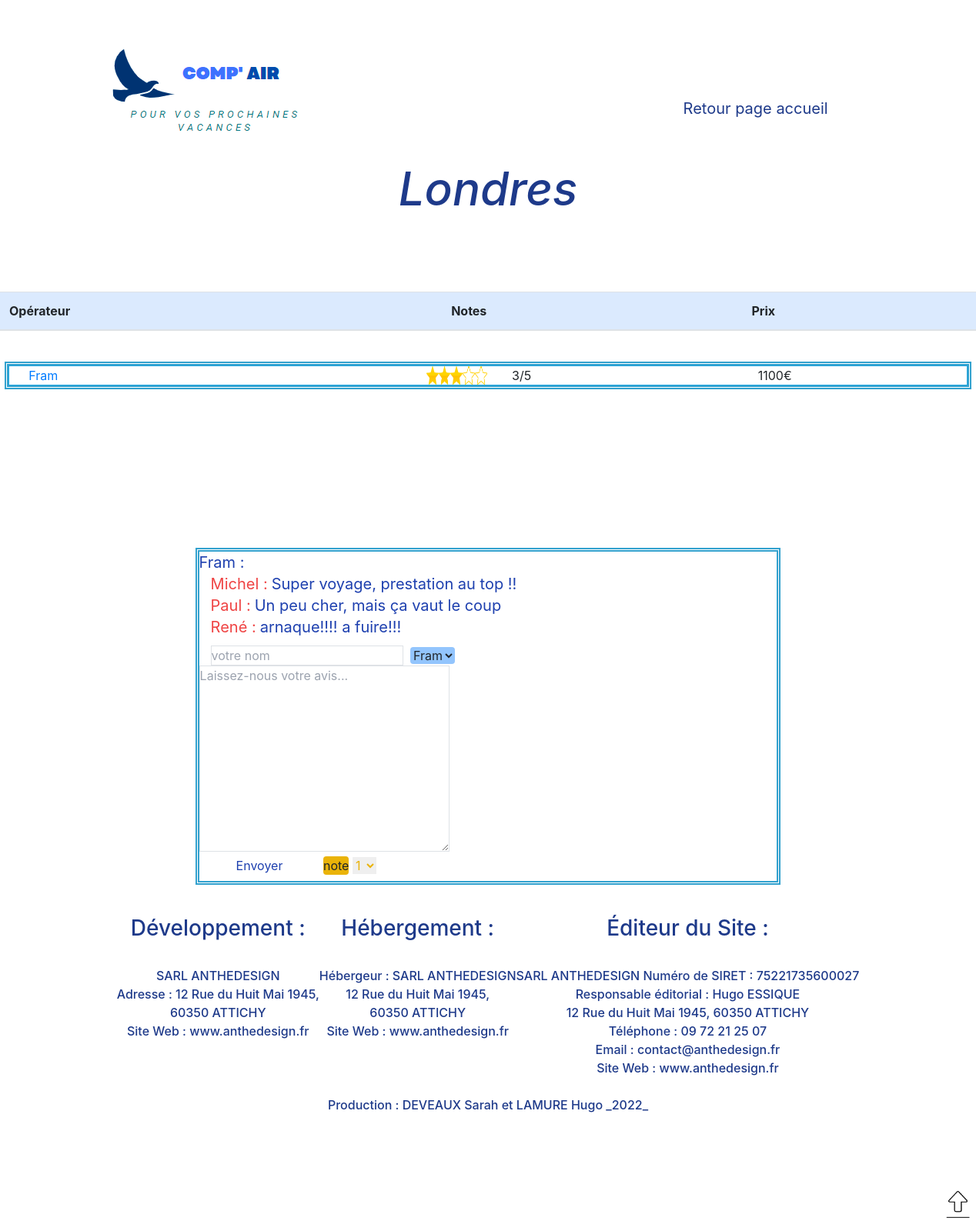
/selected_destination.php?dest=Londres, run on the app's committed database.
### tables this page shows
CREATE TABLE `tour_operator` (
  `id` int(11) NOT NULL,
  `name` varchar(255) NOT NULL,
  `link` varchar(255) NOT NULL,
  `grade_count` int(11) NOT NULL DEFAULT '0',
  `grade_total` int(11) NOT NULL DEFAULT '0',
  `is_premium` tinyint(1) NOT NULL DEFAULT '0'
);

CREATE TABLE `destination` (
  `id` int(11) NOT NULL,
  `location` varchar(255) NOT NULL,
  `price` int(11) NOT NULL,
  `tour_operator_id` int(11) NOT NULL
);

CREATE TABLE `review` (
  `id` int(11) NOT NULL,
  `message` varchar(255) NOT NULL,
  `author` varchar(255) NOT NULL,
  `tour_operator_id` int(11) NOT NULL
);

### Classes/DataBase.php (called while the page is built, shortened)
<?php
class DataBase{
    private $db;
    public function getPDO(){
        if($this->db === null){
            $db = new PDO(
                'mysql:host=localhost;dbname=comparoperator;charset=utf8',
                'root',
                ''
            );
            $db->setAttribute(PDO::ATTR_ERRMODE, PDO::ERRMODE_EXCEPTION);
            $this->db = $db;
        }
        return $this->db;
    }
 }

### Classes/Manager.php (called while the page is built, shortened)
<?php
class Manager
{
    function __construct()
    {
        $this->db = new DataBase("comparoperator");
    }
    function getAllDestination()
    {
        $req=$this->db->getPDO()->prepare('SELECT * FROM destination');
        $req->execute([]);
        $AllDest=$req->fetchAll();
        return $AllDest;
    }
    function getDestinationNames()
    {
        $allNames=[];
        $AllDest= $this->getAllDestination();
        foreach ($AllDest as $value) {
            foreach ($value as $names => $name) {
               if ($names==='location' && !in_array($name,$allNames))
                array_push($allNames,$name);
            }
        }
        return $allNames;
    }
    function getTOInfoByMethod($name,$methode){
        switch ($methode) {
            case 'destination':
                $result = [];
                $req=$this->db->getPDO()->prepare('SELECT tour_operator_id FROM destination WHERE location = ? ' );
                $req -> execute([$name]);
                $operatorId = $req->fetchAll();
                foreach ($operatorId as $key => $value) {
                    $req1=$this->db->getPDO()->prepare('SELECT * FROM tour_operator WHERE id = ?' );
                    $req1 -> execute([$value[0]]);
                    $name = $req1->fetch();
                    array_push($result,$name);
                }
                return $result;
             break;
            case 'TO':
                $req=$this->db->getPDO()->prepare('SELECT * FROM tour_operator WHERE name = ? ' );
                $req -> execute([$name]);
                $result=$req->fetch();
                return $result;
            break;
        }
    }
    function getTONamesByDest($names)
    {
        $TO=$this->getTOInfoByMethod($names,'destination');
        $result = [];
        foreach ($TO as $key => $value) {
            array_push($result,$value['name']);
        }
        return $result;
    }
    function prepDataForTO($names)
    {
        $TO=$this->getTOInfoByMethod($names,'TO');
        return $TO;
    }
    function prepDataForDest($name,$TOid)
    {
        $req=$this->db->getPDO()->prepare('SELECT * FROM destination WHERE location  = ? AND  	tour_operator_id ='.$TOid );
                $req -> execute([$name]);
                $result=$req->fetch();
        return $result;
    }
    function preparDataForReview($TOid){
        $req=$this->db->getPDO()->prepare('SELECT * FROM review WHERE  tour_operator_id='.$TOid );
        $req->execute();
        $fetched=$req->fetchAll();
        return $fetched;
    }
}

### Classes/TourOperator.php (called while the page is built, shortened)
<?php
class TourOperator
{
    private $gradeCount;
    private $gradeTotal;
    private $isPremium;
    function hydrate($data) {
        $this->gradeCount = $data['grade_count'] ?? null;
        $this->gradeTotal = $data['grade_total'] ?? null ;
        $this->isPremium = $data['is_premium'];
    }
    function getGrade()
    {
        if ($this->gradeCount>0) {
            $grade = $this->gradeTotal / $this->gradeCount;
            return $grade;
        }else {
            return 0;
        }
    }
    function getPremium()
    {
        return $this->isPremium;
    }
}

### Classes/Destination.php (called while the page is built, shortened)
<?php
class Destination
{
    private $price;
    function hydrate($data) {
           $this->price = $data['price'] ;
    }
    function getPrice()
    {
        return $this->price;
    }
};

### Classes/Review.php (called while the page is built, shortened)
<?php
Class Review
{
    private $message;
    private $author;
    function hydrate($data){
        $this->message = $data['message'];
        $this->author = $data['author'];
    }
    function getMessage()
    {
        return $this->message;
    }
    function getAuthor()
    {
        return $this->author;
    }
}

### selected_destination.php (the view, shortened to what this page needs)
<?php
$manager = new Manager();
$control = $manager->getDestinationNames();
if (isset($_GET['dest']) && in_array($_GET['dest'], $control)) { ?>
    <!DOCTYPE html>
    <html lang="en">
    <head>
        <link href="https://cdn.jsdelivr.net/npm/bootstrap@5.1.3/dist/css/bootstrap.min.css" rel="stylesheet">
        <script src="https://cdn.tailwindcss.com"></script>
        <link rel="stylesheet" href="./CSS/selected_destination.css">
    </head>
    <body id="body">
        <nav id="navbar" class="flex flex-row items-center img-fluid ">
            <img id="logo3" src="./images/logo3.png" class="img-fluid ">
        </nav>
        <a id="returnHome" class="text-blue-900 text-xl" href="./index.php"> Retour page accueil</a>
        <h1 id="titledestination" class="img-fluid text-blue-900 text-center text-6xl italic"><br><?= $_GET['dest'] ?></h1><br><br><br><br>
        <table class="table">
            <thead class="bg-blue-100">
                <tr>
                    <th scope="col" class="text-m">Opérateur</th>
                    <th scope="col" class="text-m">Notes</th>
                    <th scope="col" class="text-m">Prix</th>
                </tr>
            </thead>
        </table>
        <div class="NoteImageRevue">
            <div class="TOtoDest"><br>
                <div class="TOResult w-70">
                    <?php
                    $TOsNames = $manager->getTONamesByDest($_GET['dest']);
                    foreach ($TOsNames as $key => $value) {
                    ?>
                        <div class="allTO"> <?php
                                            $donneeTO = $manager->prepDataForTO($value);
                                            $premium = new TourOperator($donneeTO);
                                            $result = $premium->getPremium();
                                            if ($result == 1) {
                                            ?><div class="TO"><a href=<?= $donneeTO['link'] ?>><?= $donneeTO['name'] ?></a></div><?php
                                                                                                                                } else {
                                                                                                                                    ?><div class="TO"><?= $value ?></div> <?php
                                                                                                                                                                        } ?>
                            <div class="TONotes">
                                <?php
                                $donneeTO = $manager->prepDataForTO($value);
                                $donneeDEST = $manager->prepDataForDEST($_GET['dest'], $donneeTO['id']);
                                $newDest = new Destination($donneeDEST);
                                $price = $newDest->getPrice();
                                $premium = new TourOperator($donneeTO);
                                $result = $premium->getGrade();
                                ?>
                                <div class='notesStars'>
                                    <?php
                                    if ($result > 0) {
                                    ?><div class='stars'> <?php
                                                            for ($i = 0; $i < $result; $i++) {
                                                                if ($result - $i >= 1) {
                                                            ?><img class="star" src="./images/star.webp" alt="" srcset=""><?php
                                                                                                                        } elseif ($result - $i > 0) {
                                                                                                                            ?><img class="star" src="./images/star-half-yellow.webp" alt="" srcset=""><?php
                                                                                                                                                                                                    }
                                                                                                                                                                                                }
                                                                                                                                                                                                for ($i = 0; $i < 5 - ceil($result); $i++) {
                                                                                                                                                                                                        ?><img class="star" src="./images/star-line-yellow-1.webp" alt="" srcset=""><?php
                                                                                                                                                                                                                                                                } ?>
                                        </div>
                                        <div class="note"><?= $result ?>/5</div> <?php
                                                                                } else { ?>
                                        <div class="note">n/a</div><?php
                                                                                } ?>
                                </div>
                            </div>
                            <div class="price">
                                <?= $price ?>€
                            </div>
                        </div><?php
                            } ?>
                </div>
            </div>
            <div class="imgLocation h-50 w-50 flex flex-row ">
            </div>
            <div class="revue">
                <div class="alreadyPostedReview text-xl">
                    <?php
                    $donneeTO = $manager->prepDataForTO($value);
                    $donneeReview = $manager->preparDataForReview($donneeTO['id']);
                    foreach ($TOsNames as $key => $value) {
                    ?><div class="comments text-blue-800"><?php
                                                            $donneeTO = $manager->prepDataForTO($value);
                                                            $donneeReview = $manager->preparDataForReview($donneeTO['id']);
                                                            foreach ($donneeReview as $key => $valueTO) {
                                                                if ($key == 0) {
                                                                    echo ($value . ' : ');
                                                                }
                                                            }
                                                            foreach ($donneeReview as $key => $valueTO) {
                                                                $newreview = new Review($valueTO);
                                                            ?>
                                <div class="commentary">
                                    <div class="author text-red-500">
                                        <?php echo ($newreview->getAuthor() . " : ");
                                        ?>
                                    </div>
                                    <div class="message">
                                        <?php $test = $newreview->getMessage();
                                                                echo ($test); ?>
                                    </div>
                                </div><?php
                                                            } ?>
                        </div><?php
                            }
                                ?></div>
                <div class="newReview w-50 h-50">
                    <form action="./process/addReview.php" method="post">
                        <input class='author border border-sky-900' type="text" name="author" id="author" placeholder="votre nom">
                        <select id="select" name="TO" size="1" class="TOForm rounded bg-blue-300">
                            <?php foreach ($TOsNames as $key => $value) { ?>
                                <option href=<?= $value ?>><?= $value ?> </option> <?php
                                                                                } ?>
                        </select><br>
                        <textarea class="border border-sky-900" name="message" id="message" cols="30" rows="10" placeholder="Laissez-nous votre avis..."></textarea>
                        <input id="inputComment" class="mx-5 text-blue-800 rounded" type="submit" value="Envoyer">
                        <label class="rounded bg-yellow-500">note</label>
                        <select id="select" name="score" size="1" class="TOForm text-yellow-500 ">
                            <?php for ($i = 1; $i < 6; $i++) { ?>
                                <option href=<?= $i ?>><?= $i ?> </option> <?php
                                                                        } ?>
                        </select><br>
                    </form>
                </div>
            </div>
            <footer id="footer" class="align-content text-white text-center font-medium p-10 ">
                <div class="flex flex-row ">
                    <a href="#top"><img id="butTop" class="w-12 " src="./images/Capture.PNG" alt="Retour en haut"></a>
                </div>
                <div class="flex flex-row justify-between text-blue-900">
                    <div id="developpement">
                        <h3>Développement :</h3><br>SARL ANTHEDESIGN<br>Adresse : 12 Rue du Huit Mai 1945,<br>60350 ATTICHY<br>Site Web : www.anthedesign.fr
                    </div>
                    <div id="hebergement">
                        <h3>Hébergement :</h3><br>Hébergeur : SARL ANTHEDESIGN<br>12 Rue du Huit Mai 1945,<br>60350 ATTICHY<br>Site Web : www.anthedesign.fr
                    </div>
                    <div id="editor">
                        <h3>Éditeur du Site :</h2><br>SARL ANTHEDESIGN Numéro de SIRET : 75221735600027<br>Responsable éditorial : Hugo ESSIQUE<br>12 Rue du Huit Mai 1945, 60350 ATTICHY<br>Téléphone : 09 72 21 25 07<br>Email : contact@anthedesign.fr<br>Site Web : www.anthedesign.fr
                    </div>
                </div>
                <div><br>
                    <div class="text-center text-blue-900 ">Production : DEVEAUX Sarah et LAMURE Hugo _2022_ </div>
                </div>
            </footer>
            <link rel="stylesheet" href="https://cdn.jsdelivr.net/npm/bootstrap@4.3.1/dist/css/bootstrap.min.css">
    </body>
    </html>
<?php
} else {
    header('location:./index.php');
} ?>

### data on the page
tour_operator: name "Fram", result "3", destination.price "1100"
review: value "Fram", author "Michel", message "Super voyage, prestation au top !!"
review: author "Paul", message "Un peu cher, mais ça vaut le coup"
review: author "René", message "arnaque!!!! a fuire!!!"

### other printed values
$_GET['dest'] "Londres"
form field TO "Fram"
form field score "1"
